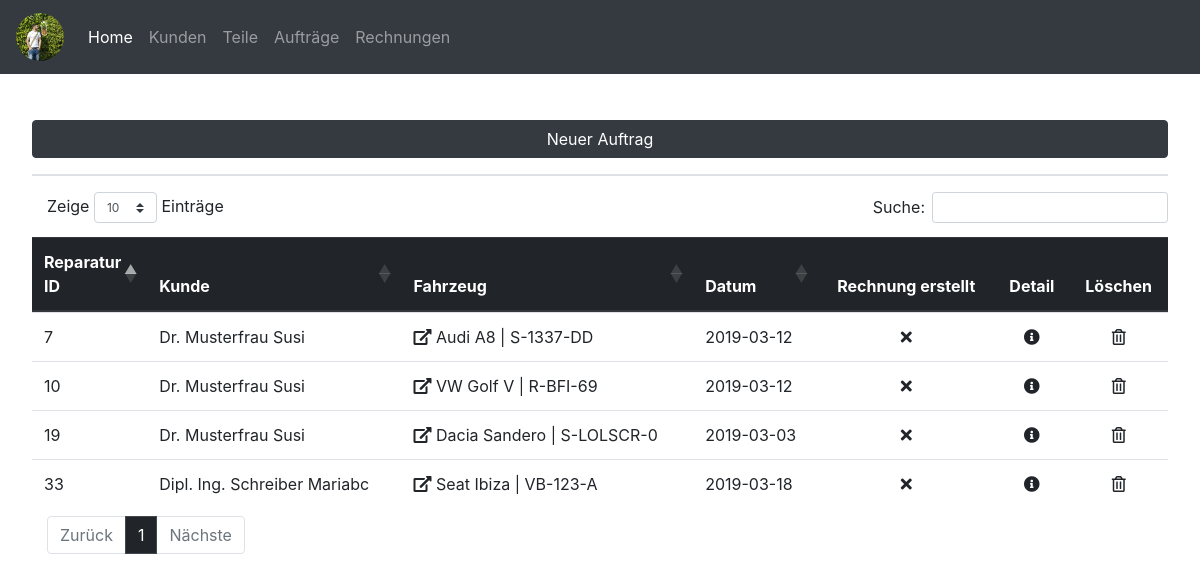
Page /contract_list.php on the earlier database version.
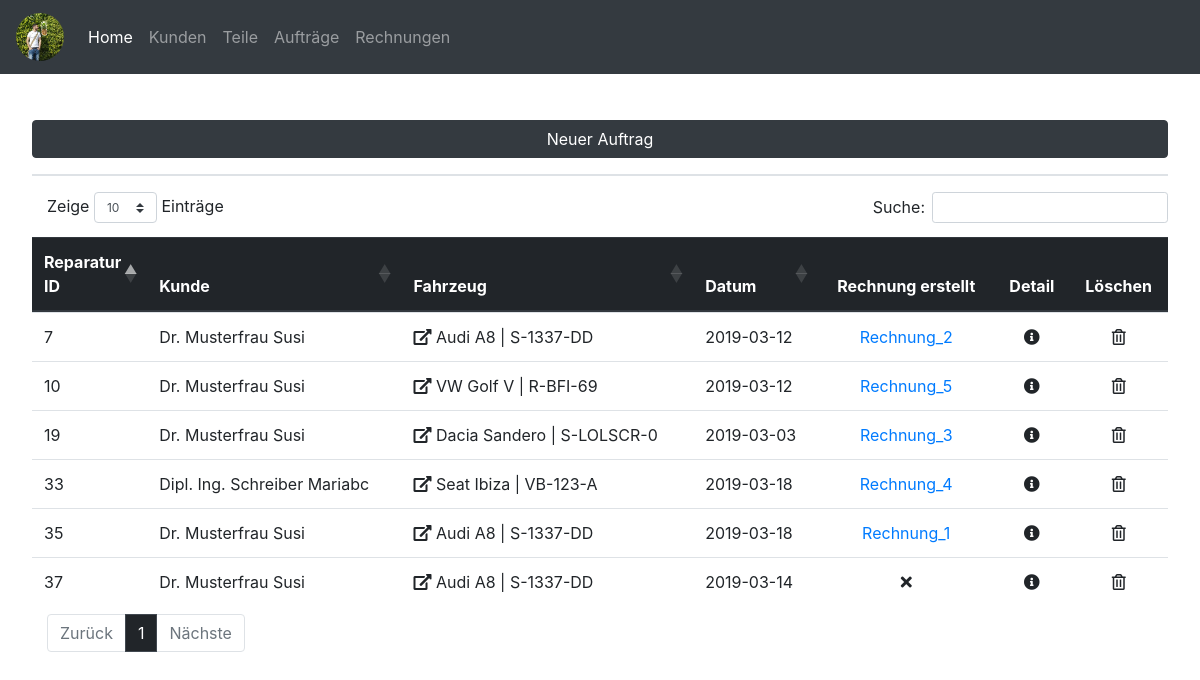
Same page on the later database version.
### tables this page shows
CREATE TABLE `reparatur` (
  `repid` int(11) NOT NULL,
  `fzid` int(11) NOT NULL,
  `datum` date NOT NULL,
  `rechnungerstellt` tinyint(1) NOT NULL
);

CREATE TABLE `kunde` (
  `kundennummer` int(10) NOT NULL,
  `anrede` varchar(15) NOT NULL,
  `titel` varchar(10) NOT NULL,
  `vorname` varchar(20) NOT NULL,
  `nachname` varchar(20) NOT NULL,
  `gebdat` date NOT NULL,
  `strasse` varchar(50) NOT NULL,
  `plz` int(10) NOT NULL,
  `ort` varchar(50) NOT NULL,
  `telefon` varchar(20) NOT NULL,
  `email` varchar(50) NOT NULL,
  `newsletter` tinyint(1) NOT NULL,
  `kommentar` text NOT NULL,
  `kundeseit` date NOT NULL
);

CREATE TABLE `fahrzeug` (
  `fzid` int(11) NOT NULL,
  `kundeid` int(11) NOT NULL,
  `marke` varchar(20) NOT NULL,
  `type` varchar(20) NOT NULL,
  `kennzeichen` varchar(10) NOT NULL,
  `fahrgestellnummer` varchar(30) NOT NULL,
  `nationalcode` varchar(20) NOT NULL,
  `motorkennzeichen` varchar(4) NOT NULL,
  `getriebekennzeichen` varchar(20) NOT NULL,
  `farbe` varchar(20) NOT NULL,
  `treibstoff` varchar(20) NOT NULL,
  `leistung` int(3) NOT NULL,
  `hubraum` int(5) NOT NULL,
  `erstzulassung` date NOT NULL
);

CREATE TABLE `rechnung` (
  `rechnungid` int(11) NOT NULL,
  `repid` int(11) DEFAULT NULL,
  `rechnungsnummer` int(11) NOT NULL,
  `rechnungsdatum` date NOT NULL,
  `kundenid` int(11) NOT NULL,
  `fahrzeugid` int(11) NOT NULL,
  `summe` float NOT NULL,
  `status` varchar(20) NOT NULL
);

### contract_list.php (the view, shortened to what this page needs)
<?php include_once('connection.php') ?>
<?php include('header.php') ?>
<?php
$sql ="SELECT * FROM `reparatur`";
$result = $pdo->query($sql);
echo" <button type='button' class='btn btn-dark btn-new-car mb-3 mb-lg-0' data-toggle='modal' data-target='#contractnewmodal'>Neuer Auftrag</button><br /><hr />";
echo "<table id='contracttable' class='display table table-hover'>";
echo "<thead class='thead-dark'>";
echo "<tr>";
echo "<th>Reparatur ID</th>";
echo "<th>Kunde</th>";
echo "<th>Fahrzeug</th>";
echo "<th>Datum</th>";
echo "<th><center>Rechnung erstellt</center></th>";
echo "<th><center>Detail</center></th>";
echo "<th><center>Löschen</center></th>";
echo "</tr>";
echo "</thead>";
echo "<tbody>";
while($row = $result->fetch())
{
    $sql2 ="SELECT * FROM `fahrzeug` WHERE `fzid`=".$row['fzid'];
    $result2 = $pdo->query($sql2);
    while($row2 = $result2->fetch())
    {
        $kundenid = $row2['kundeid'];
        $marke = $row2['marke'];
        $type = $row2['type'];
        $kennzeichen = $row2['kennzeichen'];
    }
    echo "<tr href='contract_detail.php?repid=" . $row['repid']."'>";
    echo "<td class='td-maxw-10'>".$row["repid"]."</td>";
    $sql3 = "SELECT titel, vorname, nachname FROM kunde WHERE kundennummer = $kundenid";
    foreach ($pdo->query($sql3) as $row3) {
        echo '<td>' . $row3['titel'] . ' ' . $row3['nachname'] . ' ' . $row3['vorname'] . '</td>';
    }
    if(isset($kundenid))
    {
        echo "<td><i class='fas fa-external-link-alt'></i></i> <a class='carlink' href='customer_detail.php?kundennummer=" . $kundenid."'>".$marke . ' ' . $type . ' | ' .$kennzeichen."</a></td>";
    }
    else
    {
        echo "<td>".$row["fzid"]."</td>";
    }
    echo "<td>".$row["datum"]."</td>";
    $sqlrechnungsnummer = "SELECT rechnung.rechnungsnummer FROM rechnung LEFT JOIN reparatur ON rechnung.repid = reparatur.repid WHERE rechnung.repid = {$row['repid']}";
    $stmtrechnungsnummer = $pdo->prepare($sqlrechnungsnummer);
    $stmtrechnungsnummer->execute();
    $resultrechnungsnummer = $stmtrechnungsnummer->fetch();
    if ($row["rechnungerstellt"] == 0) {
            echo "<td><center><i class='fas fa-times'></i></center></td>";
        } else {
            echo "<td><center><a href='invoices/Rechnung_" . $resultrechnungsnummer['rechnungsnummer'] . ".pdf'>Rechnung_" . $resultrechnungsnummer['rechnungsnummer'] . "</a></center></td>";
        };
    echo "<td><a href='contract_detail.php?repid=".$row['repid']."'><center><i class='fas fa-info-circle'></i></center></a></td>";
    echo '<td><a style="cursor: pointer;" class="" data-toggle="modal" data-target="#contractdeletemodal' .$row['repid']. '"><center><i class="far fa-trash-alt"></i></center></a></td>';
    echo "</tr>"; ?>
<?php }
echo "</tbody>";
echo "</table>";
?>
<?php include('footer.php') ?>

### header.php (shortened to what this page needs)
<!DOCTYPE html>
<html lang="en">
<head>
    <link rel="stylesheet" href="https://stackpath.bootstrapcdn.com/bootstrap/4.1.3/css/bootstrap.min.css">
    <link rel="stylesheet" href="https://use.fontawesome.com/releases/v5.7.0/css/all.css">
    <link rel="stylesheet" href="https://cdn.datatables.net/1.10.19/css/dataTables.bootstrap4.min.css">
    <link rel="stylesheet" href="https://cdn.datatables.net/fixedheader/3.1.4/css/fixedHeader.bootstrap4.min.css">
    <link rel="stylesheet" href="static/css/main.css">
</head>
<body onload="giveActualDate()">
<nav class="navbar navbar-expand-lg navbar-dark bg-dark fixed-top">
  <a class="navbar-brand" href="index.php"><img class="logosmall" src="static/img/pp.jpg" /></a>
  <div class="collapse navbar-collapse" id="navbarNavDropdown">
    <ul class="navbar-nav">
      <li class="nav-item active">
        <a class="nav-link" href="index.php">Home <span class="sr-only">(current)</span></a>
      </li>
      <li class="nav-item">
        <a class="nav-link" href="customer.php">Kunden</a>
      </li>
      <li class="nav-item">
        <a class="nav-link" href="part_list.php">Teile</a>
      </li>
      <li class="nav-item">
        <a class="nav-link" href="contract_list.php">Aufträge</a>
      </li>
      <li class="nav-item">
        <a class="nav-link" href="invoice.php">Rechnungen</a>
      </li>
    </ul>
  </div>
</nav>
<div class="navmargin">

### footer.php (shortened to what this page needs)
</div>
</body>
</html>

### static/css/main.css (style rules this page uses)
body { margin: 0; padding: 0; }
a.carlink, a.carlink:link, a.carlink:active, a.carlink:visited { color: #212529; }
.logosmall { width: 3rem; height: 3rem; border-radius: 50%; display: inline-block; vertical-align: middle; }
.navmargin { margin-top: 6.5rem; margin-left: 2rem; margin-right: 2rem; margin-bottom: 2rem; }
.fas, .far { color: #212529; }
.btn-new-car { margin-top: 1rem; width: 100%; }
hr { border: 1px solid #dee2e6; }
.td-maxw-10 { width: 10%; }

Differences in the rows shown:
changed reparatur id 7: rechnungerstellt 0 → 1 (drawn); rechnung.rechnungsnummer (not shown) → "2"
changed reparatur "VW": rechnungerstellt 0 → 1 (drawn); rechnung.rechnungsnummer (not shown) → "5"
changed reparatur "Dacia": rechnungerstellt 0 → 1 (drawn); rechnung.rechnungsnummer (not shown) → "3"
changed reparatur "Seat": rechnungerstellt 0 → 1 (drawn); rechnung.rechnungsnummer (not shown) → "4"
added reparatur: repid "35", fzid.marke "Audi", fzid.type "A8", fzid.kennzeichen "S-1337-DD", datum "2019-03-18", rechnung.rechnungsnummer "1", kunde (titel "Dr.", nachname "Musterfrau", vorname "Susi")
added reparatur: repid "37", fzid.marke "Audi", fzid.type "A8", fzid.kennzeichen "S-1337-DD", datum "2019-03-14", rechnungerstellt 0 (drawn), kunde (titel "Dr.", nachname "Musterfrau", vorname "Susi")
